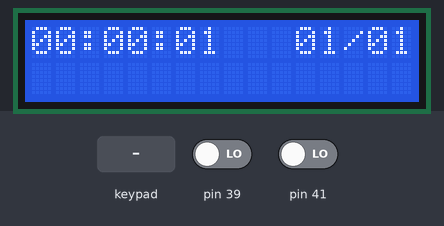
Recording of a sketch running on a simulated Arduino Mega 2560, built with avr-gcc and run on an emulated ATmega2560. Parts: 16×2 character LCD. The inputs (shaded band) are chosen by the test bench; at power-on: pin 39 LOW, pin 41 LOW. The local clock reads 2024-03-15 10:24:30 at power-on unless the sketch sets it; what the sketch prints to the serial monitor is not drawn.

Above: at 1.2 s.
1.3 s: keypad keys 3 8 4 0 4 2 4 4 pressed 1.378 s apart
At 3.5 s:
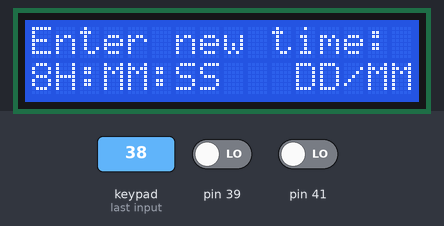
13.8 s: keypad keys 3 8 4 0 4 2 4 4 # pressed 1.378 s apart
At 17.1 s:
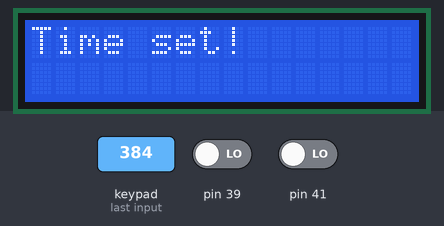
27.7 s: key '1' pressed
At 28.0 s:
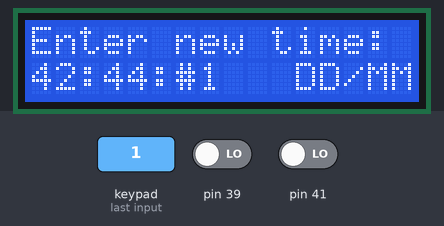
29.2 s: keypad keys 3 8 4 0 4 2 4 4 * pressed 1.378 s apart
At 30.3 s:
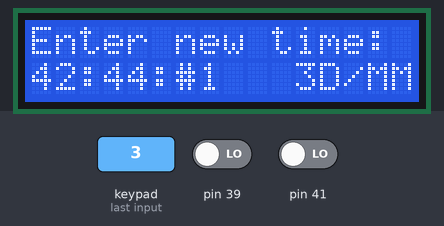
43.1 s: key '2' pressed
At 43.6 s:
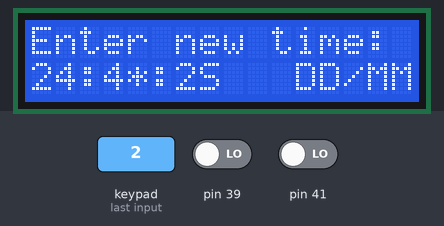
44.6 s: keypad keys 3 8 4 0 4 2 4 4 A pressed 1.378 s apart
At 45.6 s:
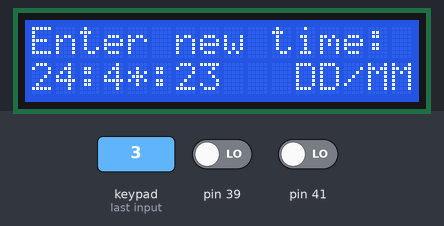
Timing chart, 0 to 47.6 s (numbered marks = the images above; inputs shaded):
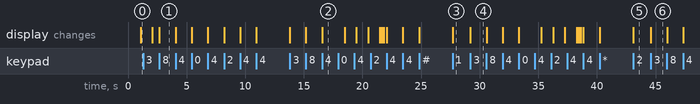

Measured:
- after the input at 1.3 s, the display: first changes after 0.78 s (image 1 shows a later state)
- after the input at 13.8 s, the display: first changes at once (image 2 shows a later state)
- after the input at 27.7 s, the display: changes at once (image 3)
- after the input at 29.2 s, the display: changes at once (image 4)
- after the input at 43.1 s, the display: changes at once (image 5)
- after the input at 44.6 s, the display: changes at once (image 6)

The sketch:

sunrise-simulation-alarm.ino
```cpp
// Arduino - Real Time Clock Connection
// RTC: DS1307-Module-V03
// @author: Hayk Stepanyan

#include <Wire.h>
#include <TimeLib.h>
#include <DS1307RTC.h>
#include <LiquidCrystal.h>
#include <Arduino.h>
#include <string.h>
#include <Keypad.h>
#include <FastLED.h>

#define LED_PIN 7
#define NUM_LEDS 144
#define RS_PIN 12
#define EN_PIN 11
#define D4_PIN 5
#define D5_PIN 4
#define D6_PIN 3
#define D7_PIN 2
#define KEYPAD_ROWS 4
#define KEYPAD_COLS 4

// LED Light Constants
LiquidCrystal lcd(RS_PIN, EN_PIN, D4_PIN, D5_PIN, D6_PIN, D7_PIN);
CRGB leds[NUM_LEDS];
const int MAX_BRIGHTNESS = 255;

// Keypad Constants
byte rowPins[KEYPAD_ROWS] = {38, 40, 42, 44};
byte colPins[KEYPAD_COLS] = {46, 48, 50, 52};
char keys[KEYPAD_ROWS][KEYPAD_COLS] = {
  {'1', '2', '3', 'A'},
  {'4', '5', '6', 'B'},
  {'7', '8', '9', 'C'},
  {'*', '0', '#', 'D'}
};
Keypad keypad = Keypad(makeKeymap(keys), rowPins, colPins, KEYPAD_ROWS, KEYPAD_COLS);

String ALARM_TIME = "";

void setup() {
  Serial.begin(115200);
  lcd.begin(16, 2);
  set_time(1, 1, 0, 0, 0);
  FastLED.addLeds<WS2812, LED_PIN, GRB>(leds, NUM_LEDS);
}

void loop() {
  tmElements_t current_time;
  char key = keypad.getKey();
  if (key) {
    if (strcmp(key, 'A') == 0) {
      set_new_time();
    } else if (strcmp(key, 'B') == 0) {
      set_alarm_time();
    }
  }

  if (RTC.read(current_time)) {
    Serial.println(time_to_string(current_time).c_str());
    if (strcmp(time_to_string(current_time).c_str(), ALARM_TIME.c_str()) == 0) {
      Serial.println("ALARM!!!");
      lcd.clear();
      lcd.print("ALARM!!!");
      turn_on_alarm();
      ALARM_TIME = "";
    } else {
      lcd.setCursor(0, 0);
      lcd.print(time_to_string(current_time));
      lcd.setCursor(0, 1);
      if (ALARM_TIME.length() > 0) {
        lcd.print("Alarm: ");
        for (int i = 0; i < 5; i ++) {
          lcd.print(ALARM_TIME[i]);
        }
      }
    }
  } else {
    if (RTC.chipPresent()) {
      Serial.println("The DS1307 is connected but the time should be initialized.");
      Serial.println();
    } else {
      Serial.println("DS1307 reading error! Pleas check the circuit connections.");
      Serial.println();
    }
    delay(9000);
  }
  delay(1000);
}

// Sets initial time on RTC module.
void set_time(int month, int day, int hour, int minute, int second) {
  tmElements_t initial_time;
  initial_time.Month = month;
  initial_time.Day = day;
  initial_time.Hour = hour;
  initial_time.Minute = minute;
  initial_time.Second = second;
  RTC.write(initial_time);
}

// Sets new time from user input.
void set_new_time() {
  Serial.println("We are setting up a new time");
  String new_time_hour = "";
  String new_time_minute = "";
  String new_time_second = "";
  String new_time_day = "";
  String new_time_month = "";

  lcd.clear();
  lcd.print("Enter new time:");
  lcd.setCursor(0, 1);
  lcd.print("HH:MM:SS   DD/MM");

  int i = 0;

  for (int i = 0; i < 10; i++) {
    char input_key = keypad.getKey();
    while (!input_key) {
      input_key = keypad.getKey();
    }

    if (i < 2) {
      lcd.setCursor(i, 1);
      lcd.print(input_key);
      new_time_hour += input_key;
    } else if (i < 4) {
      lcd.setCursor(i + 1, 1);
      lcd.print(input_key);
      new_time_minute += input_key;
    } else if (i < 6) {
      lcd.setCursor(i + 2, 1);
      lcd.print(input_key);
      new_time_second += input_key;
    } else if (i < 8) {
      lcd.setCursor(i + 5, 1);
      lcd.print(input_key);
      new_time_day += input_key;
    } else if (i < 10) {
      lcd.setCursor(i + 6, 1);
      lcd.print(input_key);
      new_time_month += input_key;
    }
  }

  Serial.print("Hour: "); Serial.println(new_time_hour.toInt());
  Serial.print("Minute: "); Serial.println(new_time_minute.toInt());
  Serial.print("Second: "); Serial.println(new_time_second.toInt());
  Serial.print("Day: "); Serial.println(new_time_day.toInt());
  Serial.print("Month: "); Serial.println(new_time_month.toInt());
  set_time(new_time_month.toInt(), new_time_day.toInt(), new_time_hour.toInt(), new_time_minute.toInt(), new_time_second.toInt());
  lcd.clear();
  lcd.print("Time set!");
  delay(1900);
  lcd.clear();
}

void set_alarm_time() {
  Serial.println("We are setting up an alarm time");
  String alarm_time = "HH:MM:SS   DD/MM";

  lcd.clear();
  lcd.print("Enter alarm time:");
  lcd.setCursor(0, 1);
  lcd.print(alarm_time);

  int i = 0;

  for (int i = 0; i < 10; i++) {
    char input_key = keypad.getKey();
    while (!input_key) {
      input_key = keypad.getKey();
    }

    if (i < 2) {
      alarm_time[i] = input_key;
    } else if (i < 4) {
      alarm_time[i + 1] = input_key;
    } else if (i < 6) {
      alarm_time[i + 2] = input_key;
    } else if (i < 8) {
      alarm_time[i + 5] = input_key;
    } else if (i < 10) {
      alarm_time[i + 6] = input_key;
    }
    lcd.setCursor(0, 1);
    lcd.print(alarm_time);
  }

  lcd.clear();
  lcd.print("Alarm set!");
  ALARM_TIME = alarm_time;
  Serial.println(alarm_time);
  delay(1900);
}

void turn_on_alarm() {
  // Blue light gradual turn on
  for (int brightness = 0; brightness < MAX_BRIGHTNESS; brightness = brightness + 25) {
    Serial.println(brightness);
    for (int led = 0; led < NUM_LEDS; led++) {
      leds[led] = CRGB(0, 0, brightness);
      FastLED.show();

    }
  }

  // Yellow light gradual turn on
  for (int brightness = 0; brightness < MAX_BRIGHTNESS; brightness = brightness + 25) {
    Serial.println(brightness);
    for (int led = 0; led < NUM_LEDS; led++) {
      leds[led] = CRGB(255, 255, brightness);
      FastLED.show();
    }
  }

  // Turn off lights
  for (int led = 0; led < NUM_LEDS; led++) {
      leds[led] = CRGB(0, 0, 0);
      FastLED.show();
  }
}

// Returns a string representing the time in "Hour:Minute:Second Day/Month" format.
String time_to_string(tmElements_t time) {
  String time_string;
  time_string = convert_to_two_digits(time.Hour);
  time_string += ":";
  time_string += convert_to_two_digits(time.Minute);
  time_string += ":";
  time_string += convert_to_two_digits(time.Second);
  time_string += "   ";
  time_string += convert_to_two_digits(time.Day);
  time_string += "/";
  time_string += convert_to_two_digits(time.Month);
  return time_string;
}

// Converts one digit numbers as two digits.
String convert_to_two_digits(int number) {
  String number_string = "";
  if (number >= 0 && number < 10) {
    number_string += "0";
  }
  number_string += number;
  return number_string;
}
```
